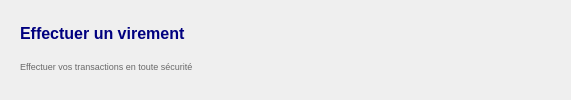
                   <widget class="QWidget" name="widget_23" native="true">
                    <property name="minimumSize">
                     <size>
                      <width>571</width>
                      <height>80</height>
                     </size>
                    </property>
                    <layout class="QVBoxLayout" name="verticalLayout_23">
                     <item>
                      <widget class="QWidget" name="widget_24" native="true">
                       <layout class="QVBoxLayout" name="verticalLayout_22">
                        <item>
                         <widget class="QLabel" name="label_titre_compte_courant_4">
                          <property name="text">
                           <string>&lt;html&gt;&lt;head/&gt;&lt;body&gt;&lt;p&gt;&lt;span style=&quot; font-size:12pt; font-weight:700; color:#00007f;&quot;&gt;Effectuer un virement &lt;/span&gt;&lt;/p&gt;&lt;/body&gt;&lt;/html&gt;</string>
                          </property>
                         </widget>
                        </item>
                        <item>
                         <widget class="QLabel" name="label_8">
                          <property name="text">
                           <string>&lt;html&gt;&lt;head/&gt;&lt;body&gt;&lt;p&gt;&lt;span style=&quot; font-size:7pt; color:#696969;&quot;&gt;Effectuer vos transactions en toute sécurité &lt;/span&gt;&lt;/p&gt;&lt;/body&gt;&lt;/html&gt;</string>
                          </property>
                         </widget>
                        </item>
                       </layout>
                      </widget>
                     </item>
                    </layout>
                   </widget>
